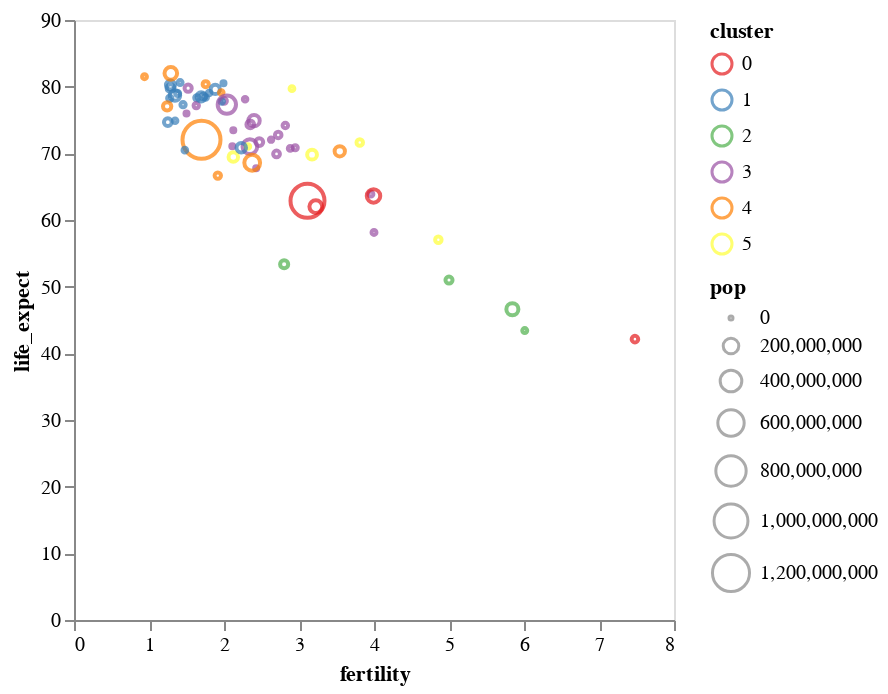

Notebook source saved alongside this figure:
### Markdown cell above
Now let's go back to the chart just with no gridlines.  Next up is to change the color palette for the `cluster` attribute.   [Scale Ranges](https://vega.github.io/vega-lite/docs/scale.html#range) indicates that in Vega-Lite, the default color palettes are chosen based on the attribute's type:
* "category" for nominal fields.
* "ordinal" for ordinal fields.
* "heatmap" for quantitative and temporal fields with "rect" marks and "ramp' for other marks

Color palettes can be set using the `range` or `scheme` property within the [`altair.Scale()`](https://altair-viz.github.io/user_guide/generated/core/altair.Scale.html#altair.Scale) function. To learn more about `altair.Color()`, click [here](https://altair-viz.github.io/user_guide/generated/channels/altair.Color.html).

See the [Color Schemes](https://vega.github.io/vega/docs/schemes/) documentation for the various schemes that are available and the [Scale > Color Schemes](https://vega.github.io/vega-lite/docs/scale.html#scheme) documentation for examples.

For this example, we'll pick the [`set1`](https://vega.github.io/vega/docs/schemes/#set1) scheme.

### Code cell
alt.Chart(data_2000).mark_point(tooltip=True).encode(
    x = alt.X('fertility:Q', axis = alt.Axis(grid = False)),
    y = alt.Y('life_expect:Q', axis = alt.Axis(grid = False)),
    color = alt.Color('cluster:N', scale = alt.Scale(scheme = 'set1' )),
    size = 'pop:Q'
)

### Figure 1 — Vega-Lite specification as saved in the notebook (floating-point values rounded to 4 significant figures)
{"config": {"view": {"continuousWidth": 300, "continuousHeight": 300}}, "data": {"name": "data-5bbc1a2d42e71c72ac9cf13ffaf6d268"}, "mark": {"type": "point"}, "encoding": {"color": {"field": "cluster", "scale": {"scheme": "set1"}, "type": "nominal"}, "size": {"field": "pop", "type": "quantitative"}, "x": {"axis": {"grid": false}, "field": "fertility", "type": "quantitative"}, "y": {"axis": {"grid": false}, "field": "life_expect", "type": "quantitative"}}, "$schema": "https://vega.github.io/schema/vega-lite/v5.20.1.json", "datasets": {"data-5bbc1a2d42e71c72ac9cf13ffaf6d268": [{"year": 2000, "country": "Afghanistan", "cluster": 0, "pop": 23898198, "life_expect": 42.13, "fertility": 7.479}, {"year": 2000, "country": "Argentina", "cluster": 3, "pop": 37497728, "life_expect": 74.34, "fertility": 2.35}, {"year": 2000, "country": "Aruba", "cluster": 3, "pop": 69539, "life_expect": 73.45, "fertility": 2.124}, {"year": 2000, "country": "Australia", "cluster": 4, "pop": 19164620, "life_expect": 80.37, "fertility": 1.756}, {"year": 2000, "country": "Austria", "cluster": 1, "pop": 8113413, "life_expect": 78.98, "fertility": 1.382}, {"year": 2000, "country": "Bahamas", "cluster": 3, "pop": 290075, "life_expect": 71.07, "fertility": 2.111}, {"year": 2000, "country": "Bangladesh", "cluster": 0, "pop": 130406594, "life_expect": 62.01, "fertility": 3.224}, {"year": 2000, "country": "Barbados", "cluster": 3, "pop": 273483, "life_expect": 75.97, "fertility": 1.5}, {"year": 2000, "country": "Belgium", "cluster": 1, "pop": 10263618, "life_expect": 78.32, "fertility": 1.638}, {"year": 2000, "country": "Bolivia", "cluster": 3, "pop": 8152620, "life_expect": 63.88, "fertility": 3.958}, {"year": 2000, "country": "Brazil", "cluster": 3, "pop": 175552771, "life_expect": 71.01, "fertility": 2.345}, {"year": 2000, "country": "Canada", "cluster": 3, "pop": 31278097, "life_expect": 79.77, "fertility": 1.522}, {"year": 2000, "country": "Chile", "cluster": 3, "pop": 15153450, "life_expect": 77.86, "fertility": 2.0}, {"year": 2000, "country": "China", "cluster": 4, "pop": 1262645000, "life_expect": 72.03, "fertility": 1.7}, {"year": 2000, "country": "Colombia", "cluster": 3, "pop": 39685655, "life_expect": 71.68, "fertility": 2.47}, {"year": 2000, "country": "Costa Rica", "cluster": 3, "pop": 3710558, "life_expect": 78.12, "fertility": 2.281}, {"year": 2000, "country": "Croatia", "cluster": 1, "pop": 4410830, "life_expect": 74.88, "fertility": 1.348}, {"year": 2000, "country": "Cuba", "cluster": 3, "pop": 11134273, "life_expect": 77.16, "fertility": 1.63}, {"year": 2000, "country": "Dominican Republic", "cluster": 3, "pop": 8385828, "life_expect": 70.85, "fertility": 2.95}, {"year": 2000, "country": "Ecuador", "cluster": 3, "pop": 12505204, "life_expect": 74.17, "fertility": 2.817}, {"year": 2000, "country": "Egypt", "cluster": 5, "pop": 70492342, "life_expect": 69.81, "fertility": 3.174}, {"year": 2000, "country": "El Salvador", "cluster": 3, "pop": 6122515, "life_expect": 70.73, "fertility": 2.883}, {"year": 2000, "country": "Finland", "cluster": 1, "pop": 5168595, "life_expect": 78.37, "fertility": 1.754}, {"year": 2000, "country": "France", "cluster": 1, "pop": 59381628, "life_expect": 79.59, "fertility": 1.883}, {"year": 2000, "country": "Georgia", "cluster": 1, "pop": 4777209, "life_expect": 70.48, "fertility": 1.478}, {"year": 2000, "country": "Germany", "cluster": 1, "pop": 82187909, "life_expect": 78.67, "fertility": 1.346}, {"year": 2000, "country": "Greece", "cluster": 1, "pop": 10559110, "life_expect": 78.26, "fertility": 1.277}, {"year": 2000, "country": "Grenada", "cluster": 3, "pop": 89312, "life_expect": 67.75, "fertility": 2.429}, {"year": 2000, "country": "Haiti", "cluster": 3, "pop": 7306302, "life_expect": 58.14, "fertility": 4.0}, {"year": 2000, "country": "Hong Kong", "cluster": 4, "pop": 6658720, "life_expect": 81.5, "fertility": 0.94}, {"year": 2000, "country": "Iceland", "cluster": 1, "pop": 281043, "life_expect": 80.5, "fertility": 1.993}, {"year": 2000, "country": "India", "cluster": 0, "pop": 1007702000, "life_expect": 62.88, "fertility": 3.113}, {"year": 2000, "country": "Indonesia", "cluster": 4, "pop": 206265000, "life_expect": 68.59, "fertility": 2.376}, {"year": 2000, "country": "Iran", "cluster": 5, "pop": 65660289, "life_expect": 69.45, "fertility": 2.124}, {"year": 2000, "country": "Iraq", "cluster": 5, "pop": 22675617, "life_expect": 57.05, "fertility": 4.858}, {"year": 2000, "country": "Ireland", "cluster": 1, "pop": 3791690, "life_expect": 77.78, "fertility": 1.969}, {"year": 2000, "country": "Israel", "cluster": 5, "pop": 5842454, "life_expect": 79.7, "fertility": 2.906}, {"year": 2000, "country": "Italy", "cluster": 1, "pop": 57719337, "life_expect": 80.24, "fertility": 1.286}, {"year": 2000, "country": "Jamaica", "cluster": 3, "pop": 2615467, "life_expect": 72.05, "fertility": 2.628}, {"year": 2000, "country": "Japan", "cluster": 4, "pop": 126699784, "life_expect": 82.0, "fertility": 1.291}, {"year": 2000, "country": "Kenya", "cluster": 2, "pop": 29985839, "life_expect": 50.99, "fertility": 5.0}, {"year": 2000, "country": "South Korea", "cluster": 4, "pop": 21647682, "life_expect": 66.66, "fertility": 1.917}, {"year": 2000, "country": "North Korea", "cluster": 4, "pop": 47351083, "life_expect": 77.05, "fertility": 1.242}, {"year": 2000, "country": "Lebanon", "cluster": 5, "pop": 3578036, "life_expect": 71.03, "fertility": 2.319}, {"year": 2000, "country": "Mexico", "cluster": 3, "pop": 99926620, "life_expect": 74.9, "fertility": 2.401}, {"year": 2000, "country": "Netherlands", "cluster": 1, "pop": 15907853, "life_expect": 78.53, "fertility": 1.726}, {"year": 2000, "country": "New Zealand", "cluster": 4, "pop": 3819762, "life_expect": 79.11, "fertility": 1.964}, {"year": 2000, "country": "Nigeria", "cluster": 2, "pop": 114306700, "life_expect": 46.61, "fertility": 5.845}, {"year": 2000, "country": "Norway", "cluster": 1, "pop": 4492400, "life_expect": 79.05, "fertility": 1.801}, {"year": 2000, "country": "Pakistan", "cluster": 0, "pop": 146342958, "life_expect": 63.61, "fertility": 3.994}, {"year": 2000, "country": "Peru", "cluster": 3, "pop": 25979722, "life_expect": 69.91, "fertility": 2.7}, {"year": 2000, "country": "Philippines", "cluster": 4, "pop": 79739825, "life_expect": 70.3, "fertility": 3.544}, {"year": 2000, "country": "Poland", "cluster": 1, "pop": 38654164, "life_expect": 74.67, "fertility": 1.251}, {"year": 2000, "country": "Portugal", "cluster": 1, "pop": 10335597, "life_expect": 77.29, "fertility": 1.454}, {"year": 2000, "country": "Rwanda", "cluster": 2, "pop": 7507056, "life_expect": 43.41, "fertility": 6.01}, {"year": 2000, "country": "Saudi Arabia", "cluster": 5, "pop": 23153090, "life_expect": 71.63, "fertility": 3.81}, {"year": 2000, "country": "South Africa", "cluster": 2, "pop": 44066197, "life_expect": 53.37, "fertility": 2.802}, {"year": 2000, "country": "Spain", "cluster": 1, "pop": 40016081, "life_expect": 79.78, "fertility": 1.287}, {"year": 2000, "country": "Switzerland", "cluster": 1, "pop": 7266920, "life_expect": 80.62, "fertility": 1.415}, {"year": 2000, "country": "Turkey", "cluster": 1, "pop": 65666677, "life_expect": 70.84, "fertility": 2.23}, {"year": 2000, "country": "United Kingdom", "cluster": 1, "pop": 59522468, "life_expect": 78.47, "fertility": 1.695}, {"year": 2000, "country": "United States", "cluster": 3, "pop": 282338631, "life_expect": 77.31, "fertility": 2.038}, {"year": 2000, "country": "Venezuela", "cluster": 3, "pop": 23542649, "life_expect": 72.77, "fertility": 2.723}]}}
